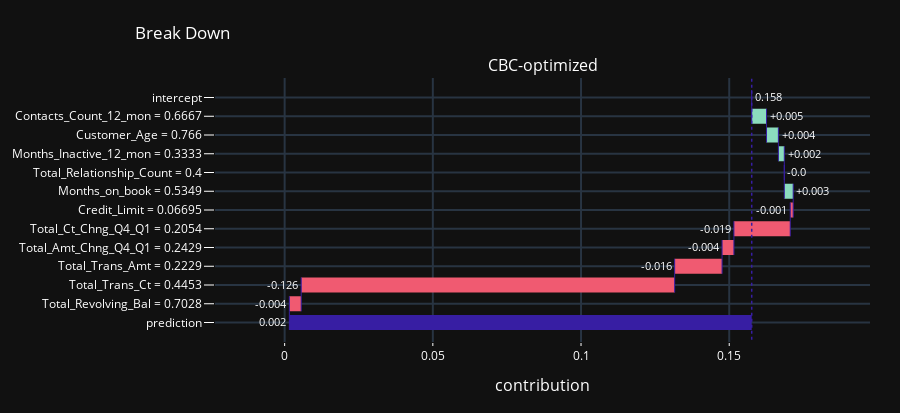

The code cell stored with this chart in its notebook:
### Code cell
model_exp_bd = model2_exp.predict_parts(single_datapoint, type='break_down')
#dynamic plot
#model_exp_bd.plot(max_vars=20, show=False).update_layout(template='plotly_dark', font_color='white')

#static plot
img = mpimg.imread("C:/Users/pc/Churn-Classification/Static_Plots/break_down.png")
plt.figure(figsize=(25,10))
imgplot = plt.imshow(img)
plt.axis('off')
plt.show()

### Figure 1 — Plotly figure (JSON) as saved in the notebook; plotly's stock layout.template omitted (floating-point values rounded to 4 significant figures)
{"data": [{"base": 0.1576, "connector": {"line": {"color": "#371ea3", "dash": "solid", "width": 1}, "mode": "spanning"}, "decreasing": {"marker": {"color": "#f05a71"}}, "hoverinfo": "text+delta", "hoverlabel": {"bgcolor": "rgba(0,0,0,0.8)"}, "hovertext": ["Average response: 0.158<br>Prediction: 0.002", "Contacts_Count_12_mon = 0.6667<br>increases average response by", "Customer_Age = 0.766<br>increases average response by", "Months_Inactive_12_mon = 0.3333<br>increases average response by", "Total_Relationship_Count = 0.4<br>decreases average response by", "Months_on_book = 0.5349<br>increases average response by", "Credit_Limit = 0.06695<br>decreases average response by", "Total_Ct_Chng_Q4_Q1 = 0.2054<br>decreases average response by", "Total_Amt_Chng_Q4_Q1 = 0.2429<br>decreases average response by", "Total_Trans_Amt = 0.2229<br>decreases average response by", "Total_Trans_Ct = 0.4453<br>decreases average response by", "Total_Revolving_Bal = 0.7028<br>decreases average response by", "Average response: 0.158<br>Prediction: 0.002"], "increasing": {"marker": {"color": "#8bdcbe"}}, "measure": ["relative", "relative", "relative", "relative", "relative", "relative", "relative", "relative", "relative", "relative", "relative", "relative", "total"], "orientation": "h", "showlegend": false, "text": ["0.158", "+0.005", "+0.004", "+0.002", "-0.0", "+0.003", "-0.001", "-0.019", "-0.004", "-0.016", "-0.126", "-0.004", "0.002"], "textposition": "outside", "totals": {"marker": {"color": "#371ea3"}}, "type": "waterfall", "x": [0, 0.005, 0.004, 0.002, 0, 0.003, -0.001, -0.019, -0.004, -0.016, -0.126, -0.004, -0.155], "xaxis": "x", "y": ["intercept", "Contacts_Count_12_mon = 0.6667", "Customer_Age = 0.766", "Months_Inactive_12_mon = 0.3333", "Total_Relationship_Count = 0.4", "Months_on_book = 0.5349", "Credit_Limit = 0.06695", "Total_Ct_Chng_Q4_Q1 = 0.2054", "Total_Amt_Chng_Q4_Q1 = 0.2429", "Total_Trans_Amt = 0.2229", "Total_Trans_Ct = 0.4453", "Total_Revolving_Bal = 0.7028", "prediction"], "yaxis": "y"}], "layout": {"annotations": [{"font": {"size": 16}, "showarrow": false, "text": "CBC-optimized", "x": 0.5, "xanchor": "center", "xref": "paper", "y": 1, "yanchor": "bottom", "yref": "paper"}, {"font": {"size": 16}, "showarrow": false, "text": "contribution", "x": 0.5, "xanchor": "center", "xref": "paper", "y": 0, "yanchor": "top", "yref": "paper", "yshift": -30}], "font": {"color": "white"}, "height": 413, "margin": {"b": 71, "r": 30, "t": 78}, "shapes": [{"line": {"color": "#371ea3", "dash": "dot", "width": 1.5}, "type": "line", "x0": 0.1576, "x1": 0.1576, "xref": "x", "y0": -1, "y1": 13, "yref": "y"}], "title": {"text": "Break Down", "x": 0.15}, "xaxis": {"anchor": "y", "automargin": true, "domain": [0, 1], "fixedrange": true, "gridwidth": 2, "range": [-0.0235, 0.1975], "tickcolor": "white", "ticklen": 3, "ticks": "outside", "type": "linear", "zeroline": false}, "yaxis": {"anchor": "x", "automargin": true, "autorange": "reversed", "domain": [0, 1], "fixedrange": true, "gridwidth": 2, "tickcolor": "white", "ticklen": 10, "ticks": "outside", "type": "category"}}}
